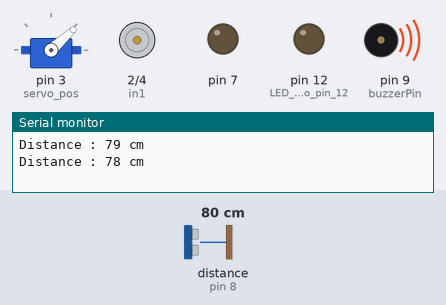
Recording of a sketch running on a simulated Arduino Uno, built with avr-gcc and run on an emulated ATmega328P. Shown: servo, motor-driver pin pairs drawn as motors (green arrow = first pin HIGH = forward, orange = second pin HIGH = backward, longer = more drive, scaled by the enable pin), output pins drawn as LEDs (lit = HIGH), buzzer (waves = sounding), the last lines printed to the serial monitor. Wiring (inferred from the names in the program): ultrasonic range finder: trigger pin 6; echo pin 8. The test bench sets the inputs (shaded band); at power-on: distance to the obstacle (sensor on pin 8) 80 cm. The echo pulse lasts 58.3 µs per cm; pins used as bus, display or sensor lines are not drawn.

Above: at 4.5 s.
4.6 s: distance to the obstacle (sensor on pin 8) set to 100 cm
At 6.42 s:
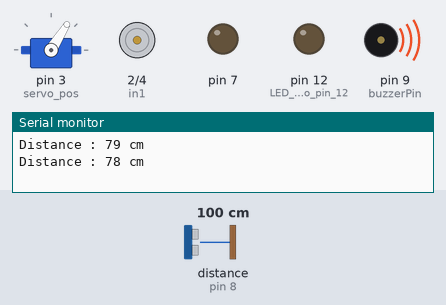
9.6 s: distance to the obstacle (sensor on pin 8) set to 108 cm
At 12.5 s:
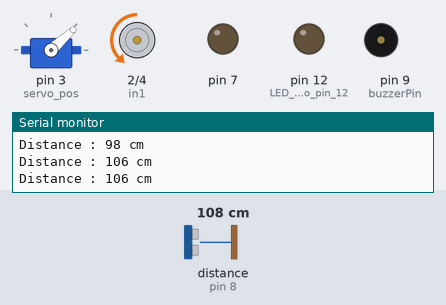
14.2 s: distance to the obstacle (sensor on pin 8) set to 2 cm
At 17.69 s:
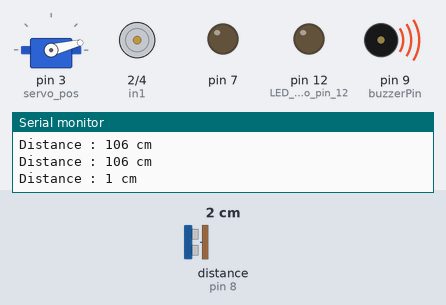
Timing chart, 0 to 24.8 s (numbered marks = the images above; inputs shaded):
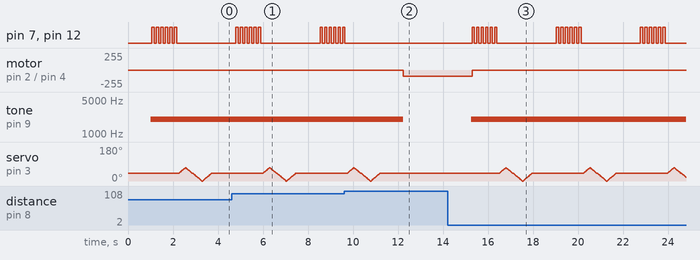

Measured:
- the behaviour switches between 102 and 103 cm on distance to the obstacle (sensor on pin 8) (found by bisection; images 1 and 2)
- after the input at 9.6 s, pin 7, pin 12 (LED_attached_to_pin_12): goes on until 9.6 s, then stays LOW; motor on pin 2 (in1) / pin 4 (in2): stopped → backward 90/255 after 2.6 s; tone on pin 9 (buzzerPin): 2000 Hz → silent after 2.6 s; servo on pin 3 (servo_pos): goes on until 11.2 s, then stays 42°
- after the input at 14.2 s, pin 7, pin 12 (LED_attached_to_pin_12): LOW → HIGH after 1.1 s, then repeats every 3.7 s: 5 × (LOW 0.10 s, HIGH 0.10 s), LOW 2.6 s, HIGH 0.10 s

The sketch:

servo-IR.ino
```cpp
#include <Servo.h>
#include <IRremote.h> //Library for the IR reciever

//SERVO OBJECT CREATED TO CONTROL A SERVO
//========================================
Servo agv_servo;

//MILLIS CRUCIAL VARIABLES.
//==========================

const unsigned long eventTime_1_LDR = 1000;
const unsigned long eventTime_2_LDR = 1500;

unsigned long previousTime_1 = 0;
unsigned long previousTime_2 = 0;
unsigned long previousTime_3 = 0;
unsigned long previousTime_4 = 0;

int ledState = LOW;
long OnTime = 250;
long OffTime = 750;
//ULTRASONIC SENSOR
//==================
long duration;
int distance;

#define echoPin 8
#define trigPin 6
#define buzzerPin 9

//VITRON REMOTE CONTROL VARIABLES
//================================
#define Button_L 0xFFA857
#define Button_R 0xFFE01F
#define Button_P 0xFFC23D
#define Moving_Forward 0xFF02FD
#define Moving_Backward 0xFF22DD
#define Power 0xFFA25D
#define Mute 0xFFE21D
#define Button_Dec 0xFF22DD
#define Button_Dec 0xFF22DD

//INITIATION OF DATA VARIABLES
//=============================
int pos = 0;    // Stores the servo position
int receiver = 10; //Reciever Pin
int servo_pos = 3;
uint32_t Previous;
int c_speed = 90;

//INITIATION OF DC MOTOR VARIABLES.
//==================================
int enA = 5;
int in1 = 2;
int in2 = 4;

IRrecv irrecv(receiver);
decode_results results;

//LIST OF FUNCTIONS.
//==================
void buttonAssignment(){
  if (irrecv.decode(&results)){
// CODE THAT PRINTS OUT THE HEX CODE RETURNED
//=============================================
Serial.println(results.value,HEX);//Displays the hex results in a line.
  irrecv.resume();//THis is for the next value.

if(results.value==0xFFFFFFFF){
  results.value = Previous;
};
};
};


int speedIncrement (int new_speed){
  if(new_speed<=250){
    new_speed += 10;
    return (new_speed);
    }else if(new_speed=250){
     new_speed+=5;
     return(new_speed);
      }else{
      return (new_speed);
      }

  };

  int speedDecrement (int new_speed){
  if(new_speed<255 && new_speed>0){
    new_speed -= 5;
    return (new_speed);
    }else if(new_speed=255){
     new_speed-=5;
     return(new_speed);
      }else{
      return (new_speed);
      }

  };

  void  inc_speed(){
    c_speed = speedIncrement(c_speed);
    Serial.println(c_speed);
    movingForward();
    };

  void dec_speed(){
    c_speed = speedDecrement(c_speed);
    Serial.println(c_speed);
    movingForward();
    };

void servoTest(){
  agv_servo.write(25);
  };

void blinking(){
    digitalWrite(12,HIGH);
    digitalWrite(7,HIGH);
    delay(100);
    digitalWrite(12,LOW);
    digitalWrite(7,LOW);
    delay(100);
    };

void meanPosR(){
  for(int angle = 0; angle <= 42; angle += 2) // goes from 90 degrees to mean postion
 {
 agv_servo.write(angle); // move servo in opposite direction
 delay(20);
 }
};
void meanPosL(){
  for(int angle = 70; angle >= 42; angle -= 2) // goes from 0 degrees to mean position.
 {
 agv_servo.write(angle); // move servo in opposite direction
 delay(20);
 }
};

 int power = HIGH;

 void togglePowerState (){
  if(power==HIGH){
    power = LOW;
    digitalWrite(12,power);
    digitalWrite(7,power);

    }else if (power ==LOW){
      power = HIGH;
    digitalWrite(12,power);
    digitalWrite(7,power);
    }
  };

  void LEDTest(){
    digitalWrite(12,power);
    digitalWrite(7,power);
    };

  void togglePower(){
    togglePowerState();
    delay(100);
    LEDTest();
    };

  void turnOff(){
  digitalWrite(in1,LOW);
  digitalWrite(in2,LOW);
  analogWrite(enA,0);//We shall include a for loop here. For continuous increment and decrement.
  };
 void turningLeft(){
 for(int angle = 42; angle <=70; angle += 2) // goes from 45 degrees to 0 degrees
 { // in steps of 1 degree
 agv_servo.write(angle);
 delay(20);
 }
  };
 void turningRight(){
 for(int angle = 42; angle >=0; angle -= 2) // goes from 45 degrees to 90 degrees
 { // in steps of 1 degree
 agv_servo.write(angle); // tell servo to go to position in variable 'angle'
 delay(20);
 }};

 void movingForward(){
  digitalWrite(in1,LOW);
  digitalWrite(in2,HIGH);
  analogWrite(enA,c_speed);//We shall include a for loop here. For continuous increment and decrement.
 };

 void movingBackward(){
  digitalWrite(in1,HIGH);
  digitalWrite(in2,LOW);
  analogWrite(enA,c_speed);//We shall include a for loop here. For continuous increment and decrement.
  };

 void IR_Receiver_Module(){
  digitalWrite(trigPin,LOW);
  delayMicroseconds(2);
  digitalWrite(trigPin,HIGH);
  delayMicroseconds(10);
  digitalWrite(trigPin,LOW);

 duration=pulseIn(echoPin,HIGH);
  distance=(duration*0.034/2);
  Serial.print("Distance : ");
  Serial.print(distance);
  Serial.println(" cm ");
  delay(1000);


  if (distance<=100){
  tone(buzzerPin,2000);
  delay(50);
  turnOff();
  for (int blk =0; blk<=5;blk++){
    blinking();
  };
    turningLeft();
    meanPosL();
    turningRight();
    meanPosR();


    }
  else{
  movingForward();
  noTone(buzzerPin);
      };
      };


void test (){

 blinking();
 delay(100);
 turningLeft();
 delay(100);
 movingForward();
 delay(1000);
 turnOff();
 delay(100);
 meanPosL();
 delay(200);
 movingBackward();
 delay(1000);
 turnOff();
 delay(1000);

 blinking();
 delay(100);

turningRight();
delay(100);
movingForward();
delay(1000);
turnOff();
delay(100);
meanPosR();
delay(100);
movingBackward();
delay(1000);
turnOff();
delay(100);

};
//SWITCH STATEMENT
//================
void switchCase(){
if (irrecv.decode(&results)){
// CODE THAT PRINTS OUT THE HEX CODE RETURNED
//=============================================
Serial.println(results.value,HEX);//Displays the hex results in a line.
 irrecv.resume();//THis is for the next value.

if(results.value==0xFFFFFFFF){
  results.value = Previous;
};
switch (results.value){

 case Button_L:
 blinking();
 turningLeft();
 meanPosL();

 break;

 case Button_R:
 blinking();
 turningRight();
 meanPosR();

 break;

 case Button_P:
 blinking();
 turnOff();

 break;

 case Moving_Forward:
 blinking();
 movingForward();
 break;

 case Moving_Backward:
 blinking();
 movingBackward();
 break;
};//END OF THE CASE SWITCH STATEMENT
};
};

//ALTERNATIVE B IF ELSE IF STATEMENT.
//====================================
void navigation(){
  if(Button_L){
    blinking();
    turningLeft();
    meanPosL();
  }
  else if(Button_R){
    blinking();
    turningRight();
    meanPosR();
  }
  else if(Button_P){
    blinking();
    test();
  }
  else if(Moving_Forward){
    blinking();
    movingForward();
  }
  else if (Moving_Backward){
    blinking();
    movingBackward();
  }
  else if(Power){
    blinking();
    test();
  }
  else if (Mute){
    blinking();
    turnOff();
  }else {
    blinking();
    };
};

void setup(){
Serial.begin(9600);
irrecv.enableIRIn();//Starts the receiver.

//LED MODES
//==========
pinMode (12, OUTPUT);//LED attached to pin 12
pinMode(7,OUTPUT);

//SERVO SETUP
//===========
agv_servo.attach(servo_pos); // Servo attached to pin 3
agv_servo.write(42);

//ULTRASONIC SENSOR
//==================
  pinMode(trigPin,OUTPUT);
  pinMode(echoPin,INPUT);
  pinMode(buzzerPin,OUTPUT);

//DC MOTOR CONTROLS
//=================
pinMode(in1,OUTPUT);
pinMode(in2,OUTPUT);
pinMode(enA,OUTPUT);//PWM
//DEBUG SECTION
//=============

};

void loop(){
IR_Receiver_Module();
//switchCase();
};

//CHALLENGES ENCOUNTERED
//======================
/*
For the switch case statement, upon the press of a certain button the code just keeps on looping. Doesnt break upon end of the execution.
For the if statement the code start to implement even b4 a user action via the remote.Also keeps looping.
*/

//KEY THINGS TO NOTE.
//===================
/*
 * Break down the repetitive code into functions.
 * Save the pins in variables for easier reference and amendments.
 * Create a for loop for buttons 0 - 9 .... Make them dynamic.
 * look into asynchronous programming of arduino where the servo motor can turn as it is being given a push by the dc motor.
 * look into the purpose of having a common ground arduino.
*/
```
